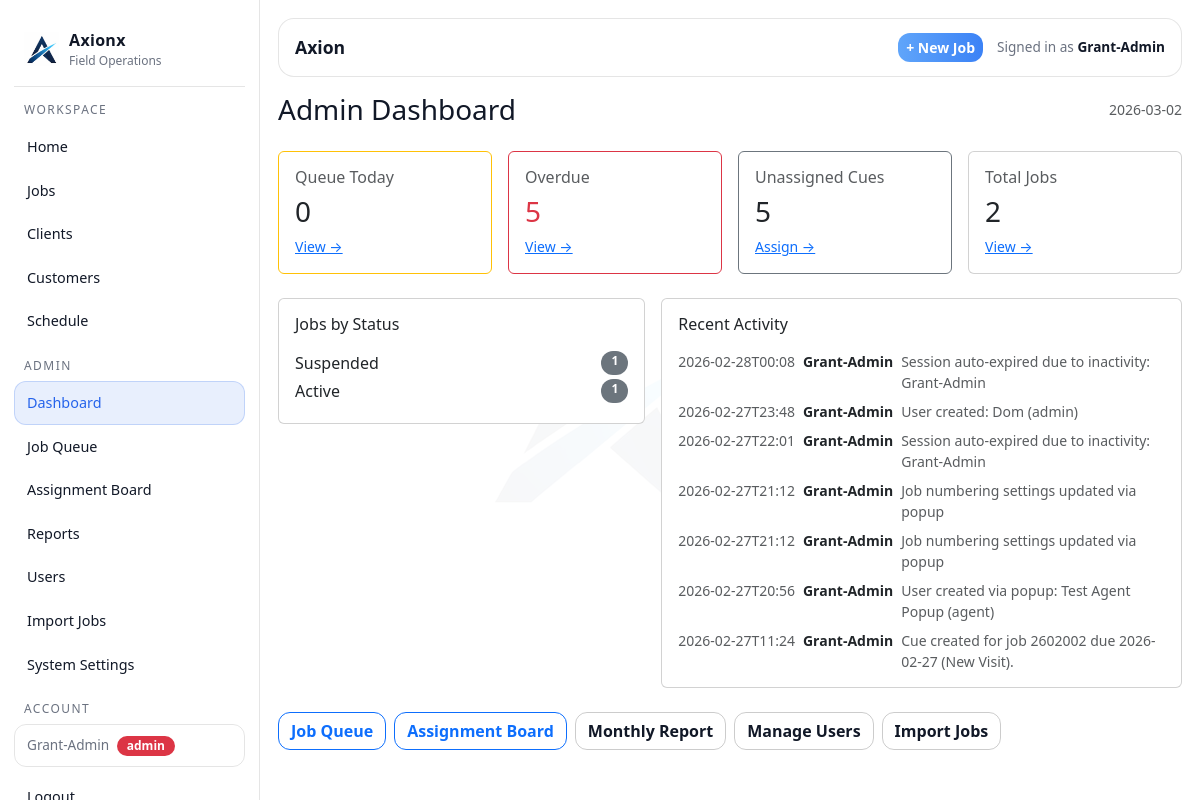
The app's page /admin (signed in), older data.
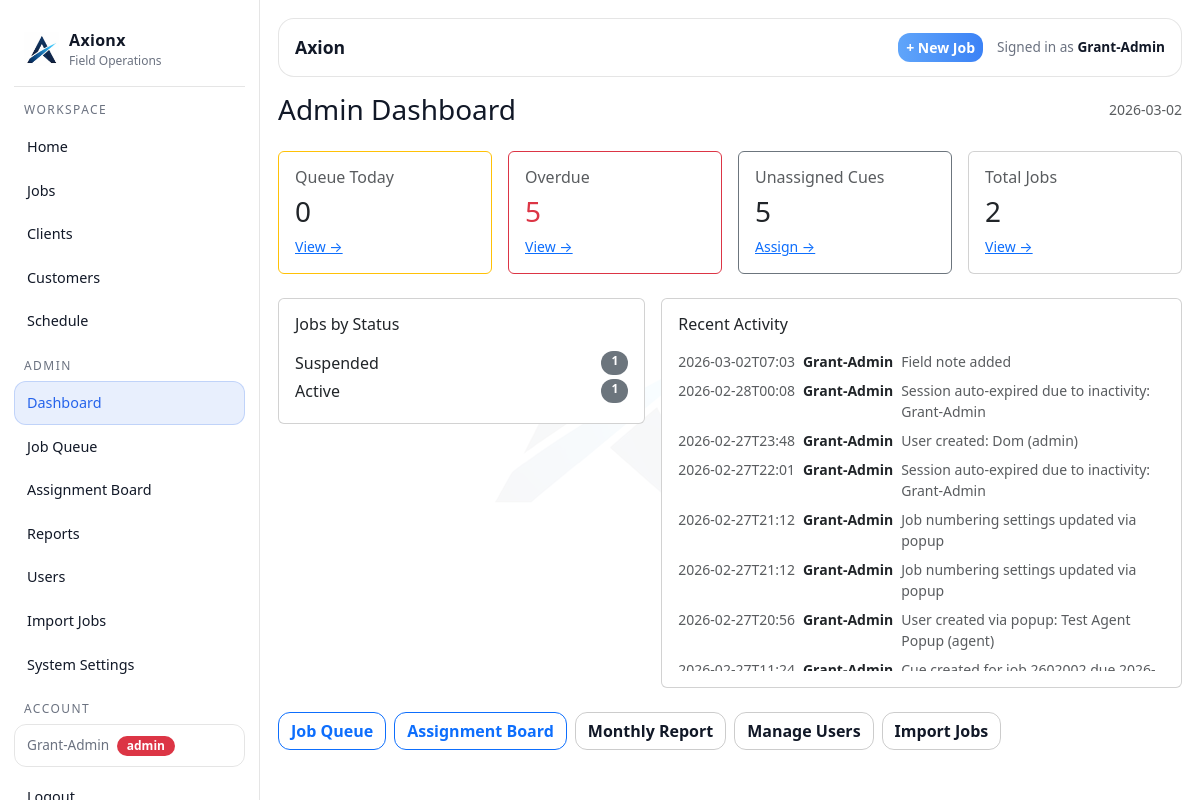
The same page, newer data.
### tables this page shows
CREATE TABLE users (
        id INTEGER PRIMARY KEY AUTOINCREMENT,
        full_name TEXT NOT NULL,
        email TEXT UNIQUE NOT NULL,
        password TEXT NOT NULL,
        role TEXT NOT NULL,
        active INTEGER NOT NULL DEFAULT 1,
        created_at TEXT NOT NULL
    );

CREATE TABLE jobs (
        id INTEGER PRIMARY KEY AUTOINCREMENT,

        internal_job_number TEXT NOT NULL,
        client_reference TEXT,
        display_ref TEXT NOT NULL,

        client_id INTEGER,
        customer_id INTEGER,
        assigned_user_id INTEGER,

        job_type TEXT NOT NULL,
        visit_type TEXT NOT NULL,
        status TEXT NOT NULL,
        priority TEXT NOT NULL,

        job_address TEXT,
        description TEXT,

        created_at TEXT NOT NULL,
        updated_at TEXT NOT NULL, lender_name TEXT, account_number TEXT, regulation_type TEXT, arrears_cents INTEGER, costs_cents INTEGER, mmp_cents INTEGER, job_due_date TEXT, bill_to_client_id INTEGER, payment_frequency TEXT,

        FOREIGN KEY(client_id) REFERENCES clients(id),
        FOREIGN KEY(customer_id) REFERENCES customers(id),
        FOREIGN KEY(assigned_user_id) REFERENCES users(id)
    );

CREATE TABLE audit_log (
        id INTEGER PRIMARY KEY AUTOINCREMENT,
        actor_user_id INTEGER,
        entity_type TEXT NOT NULL,
        entity_id INTEGER,
        action TEXT NOT NULL,
        message TEXT NOT NULL,
        meta_json TEXT,
        created_at TEXT NOT NULL,
        FOREIGN KEY(actor_user_id) REFERENCES users(id)
    );

### app.py (the view)
@app.get("/admin")
@admin_required
def admin_dashboard():
    today = datetime.now().date().isoformat()
    conn = db()
    cur = conn.cursor()
    cur.execute("SELECT COUNT(*) c FROM cue_items WHERE due_date = ? AND status IN ('Pending','In Progress')", (today,))
    cues_today = cur.fetchone()["c"]
    cur.execute("SELECT COUNT(*) c FROM cue_items WHERE due_date < ? AND status IN ('Pending','In Progress')", (today,))
    cues_overdue = cur.fetchone()["c"]
    cur.execute("SELECT COUNT(*) c FROM cue_items WHERE assigned_user_id IS NULL AND status IN ('Pending','In Progress')")
    cues_unassigned = cur.fetchone()["c"]
    cur.execute("SELECT status, COUNT(*) c FROM jobs GROUP BY status ORDER BY c DESC")
    jobs_by_status = cur.fetchall()
    cur.execute("""
        SELECT a.*, u.full_name actor_name
        FROM audit_log a
        LEFT JOIN users u ON u.id = a.actor_user_id
        ORDER BY a.id DESC
        LIMIT 20
    """)
    recent = cur.fetchall()
    conn.close()
    return render_template("admin.html",
                           today=today,
                           cues_today=cues_today,
                           cues_overdue=cues_overdue,
                           cues_unassigned=cues_unassigned,
                           jobs_by_status=jobs_by_status,
                           recent=recent)

### app.py (called while the page is built)
def db():
    conn = sqlite3.connect(DB_PATH)
    conn.row_factory = sqlite3.Row
    return conn

def add_column_if_missing(cur, table, col, coltype):
    cur.execute(f"PRAGMA table_info({table})")
    cols = [r["name"] for r in cur.fetchall()]
    if col not in cols:
        cur.execute(f"ALTER TABLE {table} ADD COLUMN {col} {coltype}")

@app.context_processor
def inject_globals():
    return {"GOOGLE_MAPS_API_KEY": os.environ.get("GOOGLE_MAPS_API_KEY", "")}

@app.before_request
def _ensure_db():
    init_db()

def admin_required(f):
    @wraps(f)
    def wrapper(*args, **kwargs):
        if not session.get("user_id"):
            return redirect(url_for("login"))
        if session.get("role") != "admin":
            flash("Admin access required.", "danger")
            return redirect(url_for("index"))
        return f(*args, **kwargs)
    return wrapper

### templates/admin.html
{% extends "layout.html" %}
{% block content %}
<div class="d-flex justify-content-between align-items-center mb-4">
  <h3 class="m-0">Admin Dashboard</h3>
  <span class="text-muted small">{{ today }}</span>
</div>
<div class="row g-3 mb-4">
  <div class="col-6 col-lg-3">
    <div class="card p-3 border-warning">
      <div class="h6 text-muted">Queue Today</div>
      <div class="h3">{{ cues_today }}</div>
      <a class="small" href="/queue?date={{ today }}">View →</a>
    </div>
  </div>
  <div class="col-6 col-lg-3">
    <div class="card p-3 border-danger">
      <div class="h6 text-muted">Overdue</div>
      <div class="h3 text-danger">{{ cues_overdue }}</div>
      <a class="small" href="/queue">View →</a>
    </div>
  </div>
  <div class="col-6 col-lg-3">
    <div class="card p-3 border-secondary">
      <div class="h6 text-muted">Unassigned Cues</div>
      <div class="h3">{{ cues_unassigned }}</div>
      <a class="small" href="/assign">Assign →</a>
    </div>
  </div>
  <div class="col-6 col-lg-3">
    <div class="card p-3">
      <div class="h6 text-muted">Total Jobs</div>
      <div class="h3">{{ jobs_by_status | sum(attribute='c') }}</div>
      <a class="small" href="/jobs">View →</a>
    </div>
  </div>
</div>
<div class="row g-3">
  <div class="col-12 col-lg-5">
    <div class="card p-3">
      <div class="h6 mb-3">Jobs by Status</div>
      {% for row in jobs_by_status %}
        <div class="d-flex justify-content-between mb-1">
          <span>{{ row.status }}</span>
          <span class="badge bg-secondary">{{ row.c }}</span>
        </div>
      {% else %}
        <div class="text-muted small">No jobs yet.</div>
      {% endfor %}
    </div>
  </div>
  <div class="col-12 col-lg-7">
    <div class="card p-3">
      <div class="h6 mb-3">Recent Activity</div>
      <div style="max-height:320px;overflow-y:auto">
        {% for r in recent %}
          <div class="d-flex gap-2 mb-2 small">
            <span class="text-muted text-nowrap">{{ r.created_at[:16] }}</span>
            <span class="fw-semibold text-nowrap">{{ r.actor_name or "System" }}</span>
            <span class="text-muted">{{ r.message }}</span>
          </div>
        {% else %}
          <div class="text-muted small">No activity yet.</div>
        {% endfor %}
      </div>
    </div>
  </div>
</div>
<div class="mt-4 d-flex gap-2 flex-wrap">
  <a class="btn btn-outline-primary" href="/queue?date={{ today }}">Job Queue</a>
  <a class="btn btn-outline-primary" href="/assign?date={{ today }}">Assignment Board</a>
  <a class="btn btn-outline-secondary" href="/reports/monthly">Monthly Report</a>
  <a class="btn btn-outline-secondary" href="/users">Manage Users</a>
  <a class="btn btn-outline-secondary" href="/import/jobs">Import Jobs</a>
</div>
{% endblock %}

### templates/layout.html (shortened to what this page needs)
<!doctype html>
<html lang="en">
<head>
  <link href="https://cdn.jsdelivr.net/npm/bootstrap@5.3.3/dist/css/bootstrap.min.css" rel="stylesheet">
</head>
<body>
  <div class="ax-shell">
    <aside class="ax-sidebar">
      <a class="ax-brand" href="/dashboard">
        <img src="{{ url_for('static', filename='images/axionx-icon.png') }}" alt="Axionx">
        <div>
          <div class="name">Axionx</div>
          <div class="sub">Field Operations</div>
        </div>
      </a>
      <div class="ax-nav">
        <div class="hint">Workspace</div>
        <a href="/dashboard" class="{% if request.path == '/dashboard' %}active{% endif %}">Home</a>
        <a href="/jobs" class="{% if request.path.startswith('/jobs') %}active{% endif %}">Jobs</a>
        <a href="/clients" class="{% if request.path.startswith('/clients') %}active{% endif %}">Clients</a>
        <a href="/customers" class="{% if request.path.startswith('/customers') %}active{% endif %}">Customers</a>
        <a href="/schedule" class="{% if request.path.startswith('/schedule') %}active{% endif %}">Schedule</a>
        {% if session.get('role') == 'admin' %}
          <div class="hint">Admin</div>
          <a href="/admin" class="{% if request.path == '/admin' %}active{% endif %}">Dashboard</a>
          <a href="/queue" class="{% if request.path.startswith('/queue') %}active{% endif %}">Job Queue</a>
          <a href="/assign" class="{% if request.path.startswith('/assign') %}active{% endif %}">Assignment Board</a>
          <a href="/reports/monthly" class="{% if request.path.startswith('/reports') %}active{% endif %}">Reports</a>
          <a href="/users" class="{% if request.path.startswith('/users') %}active{% endif %}">Users</a>
          <a href="/import/jobs" class="{% if request.path.startswith('/import') %}active{% endif %}">Import Jobs</a>
          <a href="/admin/settings" class="{% if request.path.startswith('/admin/settings') %}active{% endif %}">System Settings</a>
        {% endif %}
        <div class="hint">Account</div>
        {% if session.get('user_id') %}
          <div class="ax-user-chip mb-2">
            {{ session.get('user_name') }}
            <span class="badge {% if session.get('role') == 'admin' %}bg-danger{% else %}bg-secondary{% endif %} ms-1">{{ session.get('role') }}</span>
          </div>
          <a href="/logout">Logout</a>
        {% else %}
          <a href="/login" class="{% if request.path.startswith('/login') or request.path.startswith('/signup') %}active{% endif %}">Login</a>
        {% endif %}
      </div>
    </aside>
    <main class="ax-main">
      <div class="ax-topbar">
        <div class="title">{% block page_title %}Axion{% endblock %}</div>
        <div style="display:flex; align-items:center; gap:14px;">
          {% if session.get('user_id') %}
            <a href="/jobs/new" class="btn btn-primary btn-sm">+ New Job</a>
          {% endif %}
          <div style="color:var(--muted); font-size:.85rem;">
            {% if session.get('user_id') %}
              Signed in as <strong style="color:var(--text)">{{ session.get('user_name') }}</strong>
            {% else %}
              Not signed in
            {% endif %}
          </div>
        </div>
      </div>
      {% block content %}{% endblock %}
    </main>
  </div>
</body>
</html>

### templates/layout.html (style rules this page uses)
:root { --bg: #ffffff; --panel: #ffffff; --panel2: #f3f4f6; --card: #f9fafb; --text: #111827; --muted: #6b7280; --line: rgba(0,0,0,.10); --accent: #2563eb; --accent2: #16a34a; --danger: #dc2626; }
body { background: #ffffff; color: var(--text); }
body::before { content: ''; position: fixed; inset: 0; background: url('/static/images/axionx-icon.png') center center / 260px auto no-repeat; opacity: .03; pointer-events: none; z-index: 0; }
.ax-shell { min-height: 100vh; display: grid; grid-template-columns: 260px 1fr; position: relative; z-index: 1; }
.ax-sidebar { background: #ffffff; border-right: 1px solid var(--line); position: sticky; top: 0; height: 100vh; padding: 18px 14px; overflow-y: auto; }
.ax-brand { display:flex; align-items:center; gap: 10px; padding: 10px 10px 16px 10px; border-bottom: 1px solid var(--line); margin-bottom: 14px; text-decoration: none; }
.ax-brand img { height: 34px; }
.ax-brand .name { font-weight: 700; letter-spacing: .3px; color: var(--text); }
.ax-brand .sub { font-size: .75rem; color: var(--muted); }
.ax-nav a { display:flex; align-items:center; gap: 10px; padding: 10px 12px; border-radius: 12px; color: var(--text); text-decoration:none; border: 1px solid transparent; font-size: .9rem; }
.ax-nav a.active { background: rgba(37,99,235,.10); border-color: rgba(37,99,235,.20); color: #2563eb; }
.ax-nav .hint { color: var(--muted); font-size: .75rem; margin: 14px 10px 6px; text-transform: uppercase; letter-spacing: .12em; }
.ax-user-chip { margin-top: auto; padding: 10px 12px; border-radius: 12px; border: 1px solid var(--line); font-size: .85rem; color: var(--muted); }
.ax-main { padding: 18px 18px 28px; min-width: 0; }
.ax-topbar { background: #ffffff; border: 1px solid var(--line); border-radius: 16px; padding: 14px 16px; display:flex; align-items:center; justify-content: space-between; margin-bottom: 16px; }
.ax-topbar .title { font-size: 1.1rem; font-weight: 650; }
.btn { border-radius: 12px; font-weight: 600; }
.btn-primary { background: linear-gradient(90deg, #60a5fa, #3b82f6); border: 0; }
.btn-outline-secondary { border-color: rgba(0,0,0,.20); color: var(--text); }
.badge { border-radius: 999px; padding: 4px 10px; font-weight: 600; font-size: .75rem; }
h3, h4, h5 { color: var(--text); }

Row changes from the older to the newer data that the page shows:
added audit_log: created_at "2026-03-02T07:03", full_name "Grant-Admin", message "Field note added"
